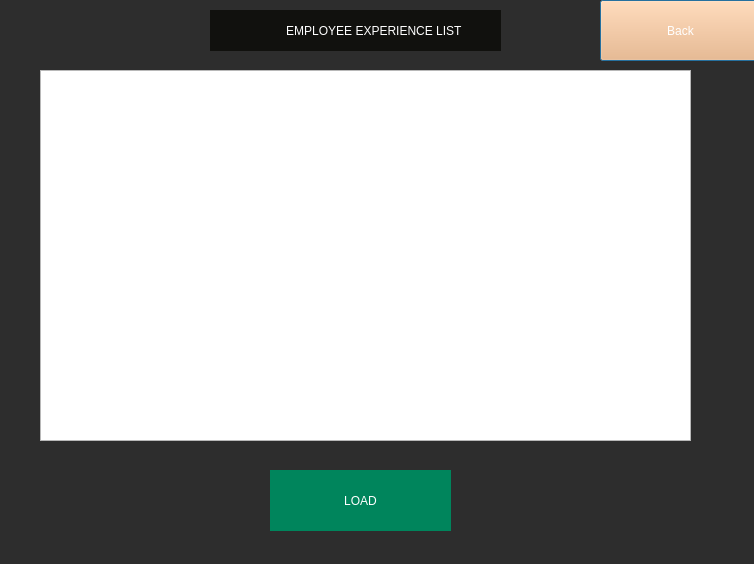
<?xml version="1.0" encoding="UTF-8"?>
<ui version="4.0">
 <class>ShowExp</class>
 <widget class="QDialog" name="ShowExp">
  <property name="geometry">
   <rect>
    <x>0</x>
    <y>0</y>
    <width>754</width>
    <height>564</height>
   </rect>
  </property>
  <property name="windowTitle">
   <string>Dialog</string>
  </property>
  <property name="styleSheet">
   <string notr="true">#ShowExp
{
	background:#2D2D2D;
}

</string>
  </property>
  <widget class="QLabel" name="label">
   <property name="geometry">
    <rect>
     <x>210</x>
     <y>10</y>
     <width>291</width>
     <height>41</height>
    </rect>
   </property>
   <property name="styleSheet">
    <string notr="true">#label
{
	color:white;
	background:#11110E;
padding-left:10px;
}</string>
   </property>
   <property name="text">
    <string>                   EMPLOYEE EXPERIENCE LIST</string>
   </property>
  </widget>
  <widget class="QTableView" name="ShtableView">
   <property name="geometry">
    <rect>
     <x>40</x>
     <y>70</y>
     <width>651</width>
     <height>371</height>
    </rect>
   </property>
  </widget>
  <widget class="QPushButton" name="GBack">
   <property name="geometry">
    <rect>
     <x>600</x>
     <y>0</y>
     <width>161</width>
     <height>61</height>
    </rect>
   </property>
   <property name="styleSheet">
    <string notr="true">color:white;
background-color: rgb(255, 176, 107);</string>
   </property>
   <property name="text">
    <string>Back</string>
   </property>
  </widget>
  <widget class="QPushButton" name="SBack">
   <property name="geometry">
    <rect>
     <x>270</x>
     <y>470</y>
     <width>181</width>
     <height>61</height>
    </rect>
   </property>
   <property name="styleSheet">
    <string notr="true">#SBack
{
	background:#00855C;
	border:none;
	color:white;
}

#SBack:hover
{
	background:#2D2D2D;
	border:2px solid #00855C;
	color:#00855C;
}</string>
   </property>
   <property name="text">
    <string>LOAD</string>
   </property>
  </widget>
 </widget>
 <resources/>
 <connections/>
</ui>
